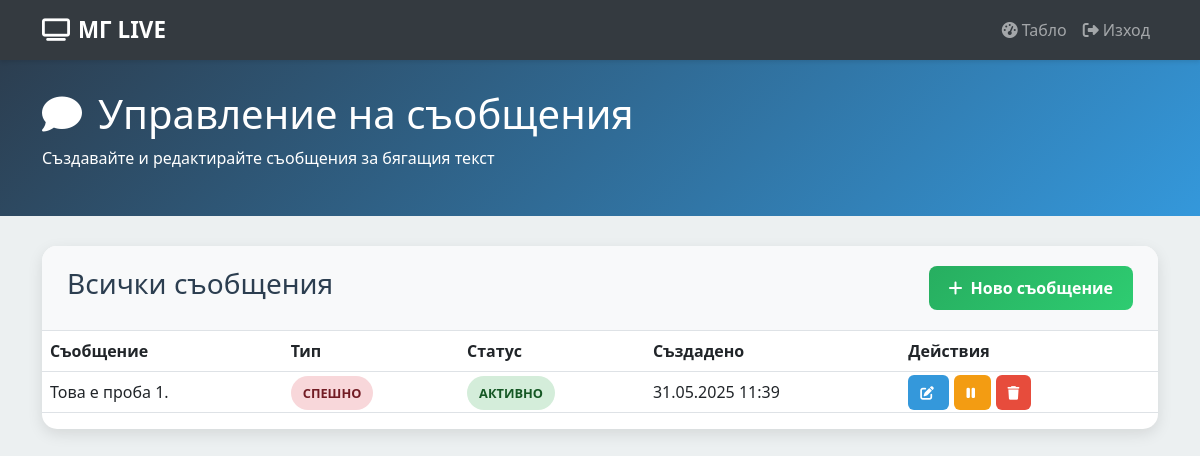
/admin/messages (signed in), run on the app's committed database.
### app.py (models this page shows, shortened)
class Message(db.Model):
    id = db.Column(db.Integer, primary_key=True)
    text = db.Column(db.Text, nullable=False)
    is_active = db.Column(db.Boolean, default=True)
    is_urgent = db.Column(db.Boolean, default=False)
    priority = db.Column(db.Integer, default=0)
    start_date = db.Column(db.DateTime, nullable=True)
    end_date = db.Column(db.DateTime, nullable=True)
    created_at = db.Column(db.DateTime, default=datetime.utcnow)
    created_by = db.Column(db.String(80), nullable=False, default='admin')

### app.py (the view)
@app.route('/admin/messages')
@login_required
def admin_messages():
    messages = Message.query.order_by(Message.priority.desc(), Message.created_at.desc()).all()
    return render_template('admin/messages.html', messages=messages)

### app.py (called while the page is built)
def login_required(f):
    @wraps(f)
    def decorated_function(*args, **kwargs):
        if 'logged_in' not in session:
            return redirect(url_for('admin_login'))
        return f(*args, **kwargs)
    return decorated_function

### templates/admin/messages.html (shortened to what this page needs)
<!DOCTYPE html>
<html lang="bg">
<head>
    <link href="https://cdnjs.cloudflare.com/ajax/libs/bootstrap/5.3.0/css/bootstrap.min.css" rel="stylesheet">
    <link href="https://cdnjs.cloudflare.com/ajax/libs/font-awesome/6.4.0/css/all.min.css" rel="stylesheet">
</head>
<body>
    <nav class="navbar navbar-expand-lg navbar-dark bg-dark">
        <div class="container">
            <a class="navbar-brand" href="{{ url_for('display') }}">
                <i class="fas fa-tv me-2"></i>МГ LIVE
            </a>
            <div class="navbar-nav ms-auto">
                <a class="nav-link" href="{{ url_for('admin_dashboard') }}">
                    <i class="fas fa-tachometer-alt me-1"></i>Табло
                </a>
                <a class="nav-link" href="{{ url_for('admin_logout') }}">
                    <i class="fas fa-sign-out-alt me-1"></i>Изход
                </a>
            </div>
        </div>
    </nav>
    <div class="page-header">
        <div class="container">
            <h1>
                <i class="fas fa-comment me-3"></i>Управление на съобщения
            </h1>
            <p>Създавайте и редактирайте съобщения за бягащия текст</p>
        </div>
    </div>
    <div class="container">
        <div class="table-container">
            <div class="table-header">
                <h3>Всички съобщения</h3>
                <a href="{{ url_for('admin_messages_new') }}" class="btn-new">
                    <i class="fas fa-plus me-2"></i>Ново съобщение
                </a>
            </div>
            {% if messages %}
            <table class="table">
                <thead>
                    <tr>
                        <th>Съобщение</th>
                        <th>Тип</th>
                        <th>Статус</th>
                        <th>Създадено</th>
                        <th>Действия</th>
                    </tr>
                </thead>
                <tbody>
                    {% for message in messages %}
                    <tr>
                        <td>
                            <div style="max-width: 300px; overflow: hidden; text-overflow: ellipsis;">
                                {{ message.text[:80] }}{% if message.text|length > 80 %}...{% endif %}
                            </div>
                        </td>
                        <td>
                            {% if message.is_urgent %}
                                <span class="badge-status badge-urgent">СПЕШНО</span>
                            {% else %}
                                <span class="badge-status badge-normal">НОРМАЛНО</span>
                            {% endif %}
                        </td>
                        <td>
                            {% if message.is_active %}
                                <span class="badge-status badge-active">АКТИВНО</span>
                            {% else %}
                                <span class="badge-status badge-inactive">НЕАКТИВНО</span>
                            {% endif %}
                        </td>
                        <td>{{ message.created_at.strftime('%d.%m.%Y %H:%M') }}</td>
                        <td>
                            <a href="{{ url_for('admin_messages_edit', message_id=message.id) }}"
                               class="btn-action btn-edit" title="Редактиране">
                                <i class="fas fa-edit"></i>
                            </a>
                            <a href="{{ url_for('admin_messages_toggle', message_id=message.id) }}"
                               class="btn-action btn-toggle" title="Превключване">
                                <i class="fas fa-{% if message.is_active %}pause{% else %}play{% endif %}"></i>
                            </a>
                            <a href="{{ url_for('admin_messages_delete', message_id=message.id) }}"
                               class="btn-action btn-delete" title="Изтриване"
                               onclick="return confirm('Сигурни ли сте?')">
                                <i class="fas fa-trash"></i>
                            </a>
                        </td>
                    </tr>
                    {% endfor %}
                </tbody>
            </table>
            {% endif %}
        </div>
    </div>
</body>
</html>

### templates/admin/messages.html (style rules this page uses)
body { font-family: 'Segoe UI', Tahoma, Geneva, Verdana, sans-serif; background-color: #ecf0f1; color: #2c3e50; }
.navbar { box-shadow: 0 2px 4px rgba(0,0,0,0.1); background-color: #343a40 !important; }
.navbar-brand { font-weight: bold; font-size: 1.4rem; }
.page-header { background: linear-gradient(135deg, #2c3e50 0%, #3498db 100%); color: white; padding: 30px 0; margin-bottom: 30px; }
.table-container { background: white; border-radius: 15px; overflow: hidden; box-shadow: 0 5px 15px rgba(0,0,0,0.1); }
.table-header { background: #f8f9fa; padding: 20px 25px; border-bottom: 1px solid #dee2e6; display: flex; justify-content: space-between; align-items: center; }
.btn-new { background: linear-gradient(135deg, #27ae60 0%, #2ecc71 100%); border: none; color: white; padding: 10px 20px; border-radius: 8px; text-decoration: none; font-weight: 600; }
.btn-action { padding: 8px 12px; border-radius: 6px; font-size: 0.85rem; text-decoration: none; margin-right: 5px; border: none; }
.btn-edit { background-color: #3498db; color: white; }
.btn-delete { background-color: #e74c3c; color: white; }
.btn-toggle { background-color: #f39c12; color: white; }
.badge-status { padding: 8px 12px; border-radius: 20px; font-size: 0.8rem; font-weight: 600; }
.badge-active { background-color: #d4edda; color: #155724; }
.badge-urgent { background-color: #f8d7da; color: #721c24; }

### data on the page
Message: text "Това е проба 1.", is_urgent "СПЕШНО", is_active "АКТИВНО", created_at "31.05.2025 11:39"
